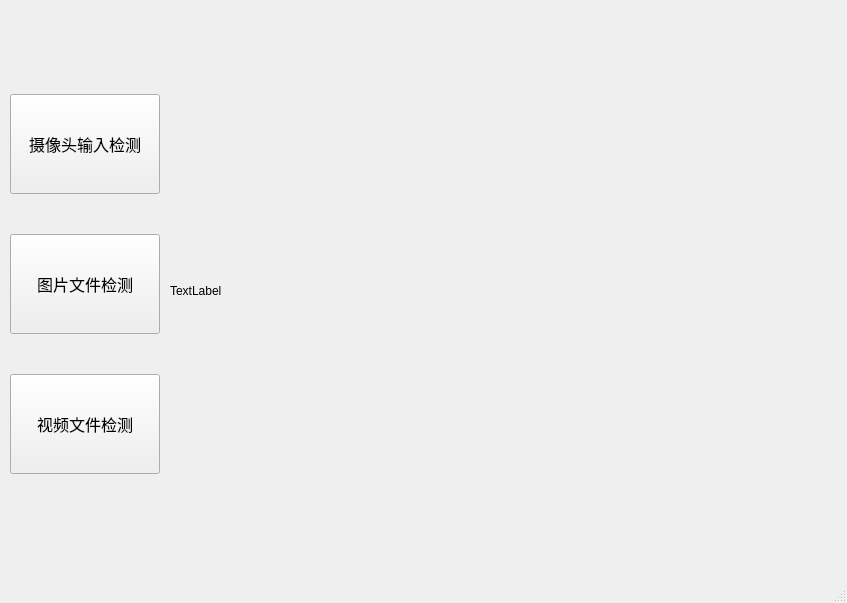
<?xml version="1.0" encoding="UTF-8"?>
<ui version="4.0">
 <class>MainWindow</class>
 <widget class="QMainWindow" name="MainWindow">
  <property name="geometry">
   <rect>
    <x>0</x>
    <y>0</y>
    <width>847</width>
    <height>603</height>
   </rect>
  </property>
  <property name="windowTitle">
   <string>深度学习模型检测工具</string>
  </property>
  <widget class="QWidget" name="centralwidget">
   <widget class="QWidget" name="horizontalLayoutWidget">
    <property name="geometry">
     <rect>
      <x>169</x>
      <y>10</y>
      <width>671</width>
      <height>551</height>
     </rect>
    </property>
    <layout class="QHBoxLayout" name="horizontalLayout"/>
   </widget>
   <widget class="QLabel" name="label">
    <property name="geometry">
     <rect>
      <x>170</x>
      <y>25</y>
      <width>661</width>
      <height>531</height>
     </rect>
    </property>
    <property name="text">
     <string>TextLabel</string>
    </property>
   </widget>
   <widget class="QWidget" name="">
    <property name="geometry">
     <rect>
      <x>10</x>
      <y>60</y>
      <width>152</width>
      <height>451</height>
     </rect>
    </property>
    <layout class="QVBoxLayout" name="verticalLayout">
     <item>
      <widget class="QPushButton" name="pushButton_cam">
       <property name="sizePolicy">
        <sizepolicy hsizetype="Minimum" vsizetype="MinimumExpanding">
         <horstretch>0</horstretch>
         <verstretch>0</verstretch>
        </sizepolicy>
       </property>
       <property name="minimumSize">
        <size>
         <width>150</width>
         <height>100</height>
        </size>
       </property>
       <property name="maximumSize">
        <size>
         <width>150</width>
         <height>100</height>
        </size>
       </property>
       <property name="font">
        <font>
         <family>Agency FB</family>
         <pointsize>12</pointsize>
        </font>
       </property>
       <property name="text">
        <string>摄像头输入检测</string>
       </property>
      </widget>
     </item>
     <item>
      <widget class="QPushButton" name="pushButton_img">
       <property name="sizePolicy">
        <sizepolicy hsizetype="Minimum" vsizetype="MinimumExpanding">
         <horstretch>0</horstretch>
         <verstretch>0</verstretch>
        </sizepolicy>
       </property>
       <property name="minimumSize">
        <size>
         <width>150</width>
         <height>100</height>
        </size>
       </property>
       <property name="maximumSize">
        <size>
         <width>150</width>
         <height>100</height>
        </size>
       </property>
       <property name="font">
        <font>
         <family>Agency FB</family>
         <pointsize>12</pointsize>
        </font>
       </property>
       <property name="text">
        <string>图片文件检测</string>
       </property>
      </widget>
     </item>
     <item>
      <widget class="QPushButton" name="pushButton_video">
       <property name="sizePolicy">
        <sizepolicy hsizetype="Minimum" vsizetype="Expanding">
         <horstretch>0</horstretch>
         <verstretch>0</verstretch>
        </sizepolicy>
       </property>
       <property name="minimumSize">
        <size>
         <width>150</width>
         <height>100</height>
        </size>
       </property>
       <property name="maximumSize">
        <size>
         <width>150</width>
         <height>100</height>
        </size>
       </property>
       <property name="font">
        <font>
         <family>Agency FB</family>
         <pointsize>12</pointsize>
        </font>
       </property>
       <property name="text">
        <string>视频文件检测</string>
       </property>
      </widget>
     </item>
    </layout>
   </widget>
  </widget>
  <widget class="QMenuBar" name="menubar">
   <property name="geometry">
    <rect>
     <x>0</x>
     <y>0</y>
     <width>847</width>
     <height>22</height>
    </rect>
   </property>
  </widget>
  <widget class="QStatusBar" name="statusbar"/>
 </widget>
 <tabstops>
  <tabstop>pushButton_cam</tabstop>
  <tabstop>pushButton_img</tabstop>
  <tabstop>pushButton_video</tabstop>
 </tabstops>
 <resources/>
 <connections/>
</ui>
